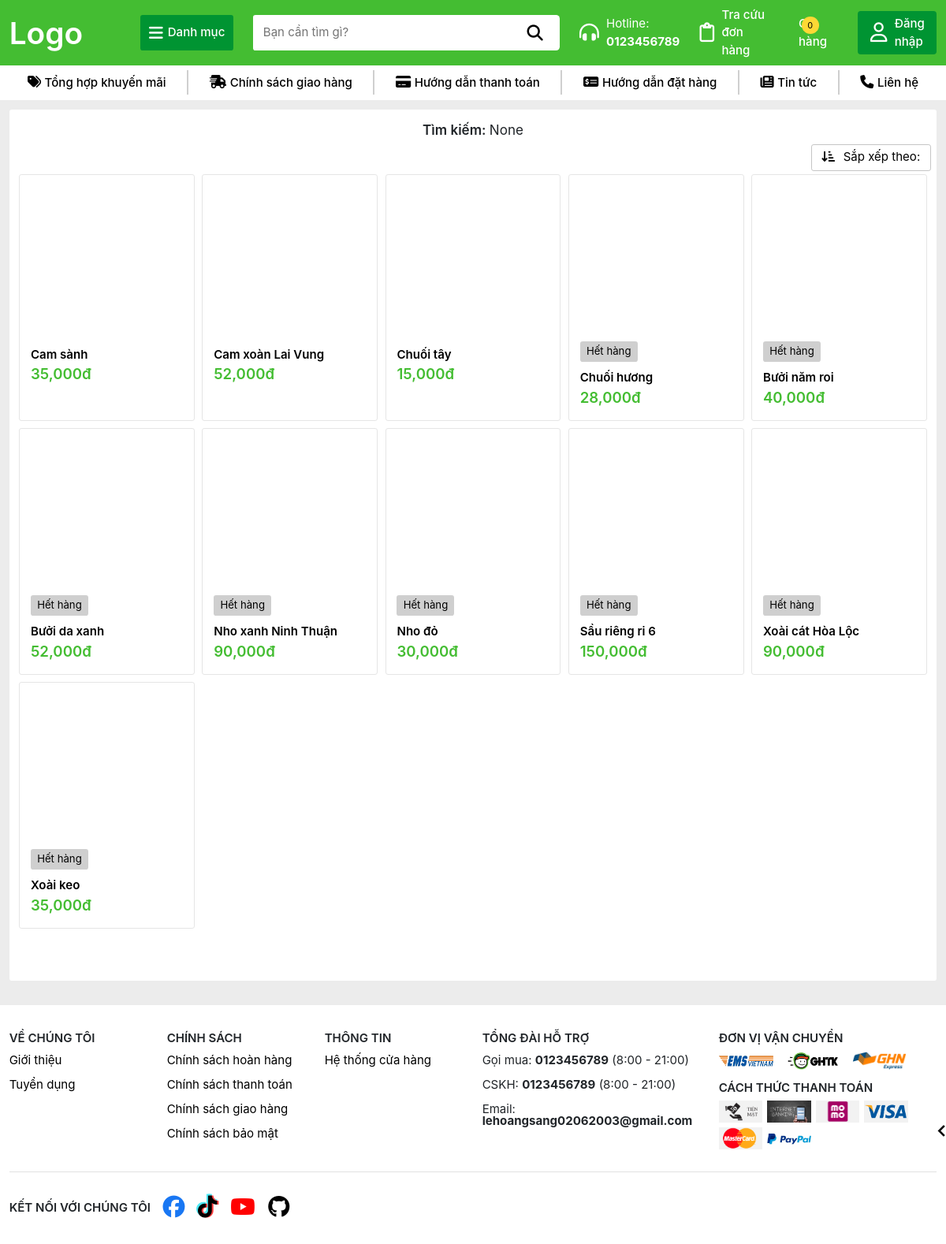
/timkiem/, run on the app's committed database.
### TraiCay/models.py (models this page shows, shortened)
class SanPham(models.Model):
    MaSP = models.CharField(max_length=10, primary_key=True)
    MaLoai = models.ForeignKey(Loai, on_delete=models.SET_NULL, null=True)
    TenSP = models.CharField(max_length=100, unique=True)
    DonGia = models.DecimalField(max_digits=10, decimal_places=2)
    MoTa = models.TextField()
    def HinhAnh(self):
        hinhanhsp = self.hinhanhsp_set.first()
        return hinhanhsp.HinhAnh if hinhanhsp else None
    def TonKho(self):
        return sum([chitiet.SoLuongTon for chitiet in self.chitietkho_set.all()])

### TraiCay/views.py (the view)
# urls.py: path('timkiem/', views.tim_kiem, name='TimKiem'),
def tim_kiem(request):
    query = request.GET.get('q')
    if query:
        sanpham = SanPham.objects.filter(TenSP__icontains=query)
    else:
        sanpham = SanPham.objects.all()
    limit = 20
    page = request.GET.get('page', 1)
    sanpham_paginator = Paginator(sanpham, limit)
    try:
        sanpham_page = sanpham_paginator.get_page(page)
    except PageNotAnInteger:
        sanpham_page = sanpham_paginator.get_page(1)
    except EmtyPage:
        sanpham_page = sanpham_paginator.get_page(sanpham_paginator.num_pages)
    current_page = sanpham_page.number
    num_pages = sanpham_paginator.num_pages
    page_range = sanpham_paginator.page_range
    previous_page = current_page - 1
    next_page = current_page + 1
    start_page = current_page - 1 if current_page > 1 else 1
    end_page = current_page + 1 if current_page < num_pages else num_pages
    context = {
        'value': query,
        'Fruits': sanpham_page,
        'current_page': current_page,
        'num_pages': num_pages,
        'page_range': page_range,
        'previous_page': previous_page,
        'next_page': next_page,
        'start_page': start_page,
        'end_page': end_page,
    }
    return render(request, 'timkiem.html', context)

### TraiCay/templates/timkiem.html (shortened to what this page needs)
{% extends 'layout/base.html' %}
{% block content %}
    {% load humanize %}
    {% load static %}
<section class="search-list">
    <div class="search-value d-flex align-items-center justify-content-center">
        <h3>
            Tìm kiếm:
            <span>{{value}}</span>
        </h3>
    </div>
    {% if not Fruits %}
        <div class="search-error d-flex flex-column align-items-center">
            <div class="error-search-image d-flex justify-content-center">
                <img src="{% static 'images/emotes/genshin-impact-emote.png' %}" alt="" />
            </div>
            <form action="/timkiem" method="GET" class="form-search-error d-flex">
                <input type="search" class="input-search-error" name="q" value="{{value}}" placeholder="Tìm kiếm" />
                <button class="submit-search-error" type="submit">Tìm kiếm</button>
            </form>
            <div class="error-search-message d-flex flex-column align-items-center">
                <span>
                    Rất tiếc, chúng tôi không tìm thấy kết quả cho từ khóa của bạn
                </span>
                <span>
                    Vui lòng kiểm tra chính tả, sử dụng các từ tổng quát hơn và thử lại!
                </span>
            </div>
        </div>
    {% else %}
        <div class="sort-dropdown-box d-flex justify-content-end">
            <div class="sort-dropdown">
                <button class="sort-dropdown-btn">
                    <i class="fa-solid fa-arrow-down-short-wide"></i>
                    Sắp xếp theo:
                </button>
            </div>
        </div>
        <div class="product-search-item-list">
            {% for fruit in Fruits %}
                <div class="product-search-item">
                    <div class="product-box">
                        <a href="/sanpham/{{fruit.MaSP}}" class="product-link">
                            <div class="product-image lazy-loading">
                            </div>
                        </a>
                        {% if fruit.TonKho <= 0 %}
                            <div class="out-of-stock mt-1 text-center">
                                Hết hàng
                            </div>
                        {% endif %}
                        <a href="/sanpham/{{fruit.MaSP}}" class="product-link">
                            <div class="product-name">
                                {{fruit.TenSP}}
                            </div>
                        </a>
                        <div class="product-price d-flex align-items-center">
                            <span>{{ fruit.DonGia|floatformat:"0"|intcomma }}đ</span>
                        </div>
                    </div>
                </div>
            {% endfor %}
        </div>
    {% endif %}
</section>
{% endblock %}

### static/css/home.css (style rules this page uses)
.product-box { background: #ffff; border-radius: 0.2rem; padding: 0.9rem; overflow: hidden; border: 1px solid transparent; position: relative; height: 100%; }
.out-of-stock { border-radius: 0.2rem; padding: 0.2rem 0.5rem; background: #cfcfcf; color: #000000; width: 4.7rem; font-size: 0.85rem; }
.product-name { padding-top: 0.6rem; font-weight: 600; color: #000000; overflow: hidden; text-overflow: ellipsis; display: -webkit-box; -webkit-line-clamp: 2; -webkit-box-orient: vertical; }
.product-image { width: 100%; height: auto; aspect-ratio: 1; display: grid; place-items: center; }
.product-price span { color: var(--primary-color); font-weight: 600; font-size: 1.2rem; }
.product-link { text-decoration: none; }

### static/css/style.css (style rules this page uses)
:root { --primary-color: var(--primary-color-4); --primary-color-hover: #7ffba9; --primary-color-1: #7d5fff; --primary-color-2: #0652DD; --primary-color-3: #FC427B; --primary-color-4: #44bd32; --primary-color-5: #e30019; --primary-color-1-hover: #af9dff; --primary-color-2-hover: #548ffa; --primary-color-3-hover: #ff96b6; --primary-color-4-hover: #7ffba9; --primary-color-5-hover: #fba5a5; --content-color-black: #000000; --content-color-white: #ffffff; --header-btn-background: #009432; --header-btn-background-1: #5129ff; --header-btn-background-2: #387dfc; --header-btn-background-3: #FD7272; --header-btn-background-4: #009432; --header-btn-background-5: #be1529; --trans-all-05: all .5s ease; --trans-all-04: all .4s ease; --trans-all-03: all .3s ease; --trans-all-02: all .2s ease; }
html { scroll-behavior: smooth; }
* { padding: 0; margin: 0; font-size: 0.97rem; font-family: 'SF Pro Display'; }

### static/css/collections.css (style rules this page uses)
.search-value { padding-top: 1rem; }
.search-value h3 { font-size: 1.1rem; font-weight: 600; }
.search-value h3 span { font-size: 1.1rem; font-weight: normal; }
.product-search-item-list { display: grid; grid-template-columns: repeat(5, 1fr); }
.product-search-item { padding: 0.3rem; }
.product-search-item .product-box { border: 1px solid #e5e5e5; }
.sort-dropdown { position: relative; width: auto; }
.sort-dropdown-btn { border: 1px solid #c5c5c5; padding: 0.3rem 0.8rem; border-radius: 0.2rem; background: none; }
.sort-dropdown-btn i { margin-right: 0.4rem; }

### data on the page
SanPham: TenSP "Cam sành", DonGia "35,000"
SanPham: TenSP "Cam xoàn Lai Vung", DonGia "52,000"
SanPham: TenSP "Chuối tây", DonGia "15,000"
SanPham: shows "Hết hàng", TenSP "Chuối hương", DonGia "28,000"
SanPham: shows "Hết hàng", TenSP "Bưởi năm roi", DonGia "40,000"
SanPham: shows "Hết hàng", TenSP "Bưởi da xanh", DonGia "52,000"
SanPham: shows "Hết hàng", TenSP "Nho xanh Ninh Thuận", DonGia "90,000"
SanPham: shows "Hết hàng", TenSP "Nho đỏ", DonGia "30,000"
SanPham: shows "Hết hàng", TenSP "Sầu riêng ri 6", DonGia "150,000"
SanPham: shows "Hết hàng", TenSP "Xoài cát Hòa Lộc", DonGia "90,000"
SanPham: shows "Hết hàng", TenSP "Xoài keo", DonGia "35,000"

### other printed values
{{ value }} "None"
